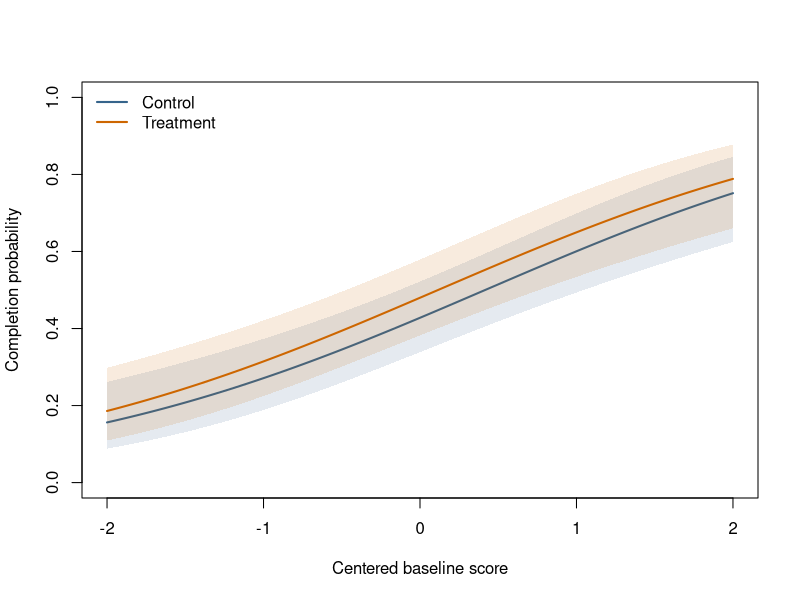
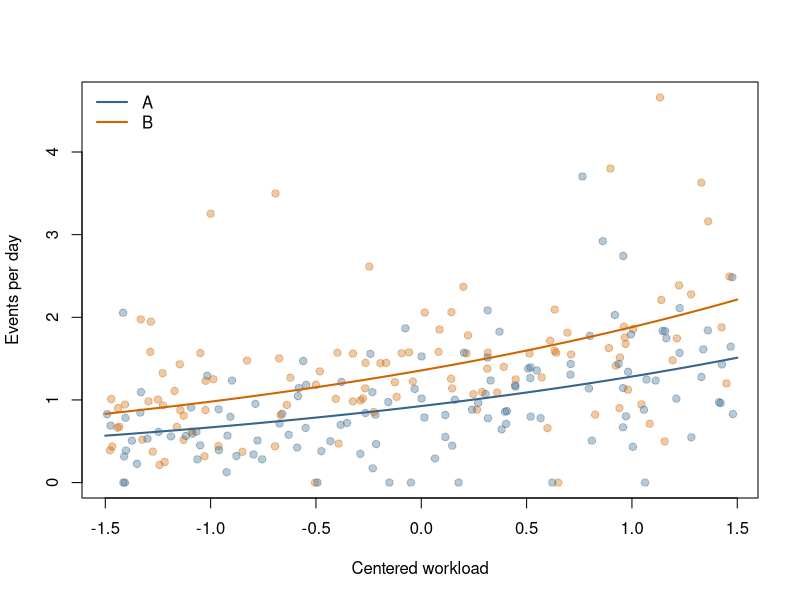

Generate these figures, in order, with R:
## ---- chunk 1
set.seed(8561)
n <- 240
score <- runif(n, -2, 2)
group <- factor(sample(c("Control", "Treatment"), n, replace = TRUE))
prob <- plogis(-0.5 + 0.8 * score + 0.6 * (group == "Treatment"))
binary <- data.frame(score, group,
                     completed = rbinom(n, size = 1, prob = prob))
fit_logit <- glm(completed ~ score + group,
                 family = binomial(link = "logit"),
                 data = binary)
summary(fit_logit)
## ---- chunk 2
b <- coef(fit_logit)
se <- sqrt(diag(vcov(fit_logit)))
exp(cbind(estimate = b, lower = b - qnorm(0.975) * se,
          upper = b + qnorm(0.975) * se))

new_binary <- expand.grid(score = seq(-2, 2, length.out = 100),
                          group = levels(binary$group))
link_fit <- predict(fit_logit, newdata = new_binary,
                    type = "link", se.fit = TRUE)
new_binary$probability <- plogis(link_fit$fit)
new_binary$lower <- plogis(link_fit$fit - qnorm(0.975) * link_fit$se.fit)
new_binary$upper <- plogis(link_fit$fit + qnorm(0.975) * link_fit$se.fit)
## ---- chunk 3
#| label: fig-logistic-probabilities
#| fig-cap: "Fitted completion probabilities with approximate pointwise 95% confidence bands. Group differences on the probability scale vary with the baseline score."
#| fig-width: 7
#| fig-height: 4
cols <- c(Control = "steelblue4", Treatment = "darkorange3")
plot(NA, xlim = range(new_binary$score), ylim = c(0, 1),
     xlab = "Centered baseline score", ylab = "Completion probability")
for (g in levels(binary$group)) {
  z <- new_binary[new_binary$group == g, ]
  polygon(c(z$score, rev(z$score)), c(z$lower, rev(z$upper)),
          border = NA, col = adjustcolor(cols[g], 0.13))
  lines(z$score, z$probability, col = cols[g], lwd = 2)
}
legend("topleft", legend = names(cols), col = cols, lwd = 2, bty = "n")
## ---- chunk 4
set.seed(8561)
n <- 240
workload <- runif(n, -1.5, 1.5)
protocol <- factor(sample(c("A", "B"), n, replace = TRUE))
exposure <- runif(n, 1, 8)
rate <- exp(-0.1 + 0.35 * workload + 0.4 * (protocol == "B"))
counts <- data.frame(workload, protocol, exposure,
                     events = rpois(n, lambda = exposure * rate))
fit_pois <- glm(events ~ workload + protocol + offset(log(exposure)),
                family = poisson(link = "log"), data = counts)
summary(fit_pois)
## ---- chunk 5
new_counts <- expand.grid(workload = seq(-1.5, 1.5, length.out = 100),
                          protocol = levels(counts$protocol), exposure = 1)
new_counts$rate <- predict(fit_pois, newdata = new_counts, type = "response")
c(rate_ratio_protocol_B = exp(coef(fit_pois)["protocolB"]))
## ---- chunk 6
#| label: fig-poisson-rates
#| fig-cap: "Observed events per exposure day and fitted conditional rates. Different exposure times make the observed rates unequally variable; the model fits counts with a log-exposure offset."
#| fig-width: 7
#| fig-height: 4
cols <- c(A = "steelblue4", B = "darkorange3")
plot(counts$workload, counts$events / counts$exposure, pch = 19,
     col = adjustcolor(cols[as.character(counts$protocol)], 0.35),
     xlab = "Centered workload", ylab = "Events per day")
for (g in levels(counts$protocol)) {
  z <- new_counts[new_counts$protocol == g, ]
  lines(z$workload, z$rate, col = cols[g], lwd = 2)
}
legend("topleft", legend = names(cols), col = cols, lwd = 2, bty = "n")
## ---- chunk 7
fit_logit_reduced <- glm(completed ~ score,
                         family = binomial(), data = binary)
anova(fit_logit_reduced, fit_logit, test = "LRT")

fit_pois_reduced <- glm(events ~ workload + offset(log(exposure)),
                        family = poisson(), data = counts)
anova(fit_pois_reduced, fit_pois, test = "LRT")
## ---- chunk 8
pearson_dispersion <- sum(residuals(fit_pois, type = "pearson")^2) /
  df.residual(fit_pois)
pearson_dispersion
## ---- chunk 9
set.seed(8561)
train <- sample(seq_len(nrow(binary)), floor(0.7 * nrow(binary)))
fit_train <- glm(completed ~ score + group,
                 family = binomial(), data = binary[train, ])
test <- binary[-train, ]
p_hat <- predict(fit_train, newdata = test, type = "response")
p_baseline <- mean(binary$completed[train])
c(model_Brier = mean((test$completed - p_hat)^2),
  baseline_Brier = mean((test$completed - p_baseline)^2))
